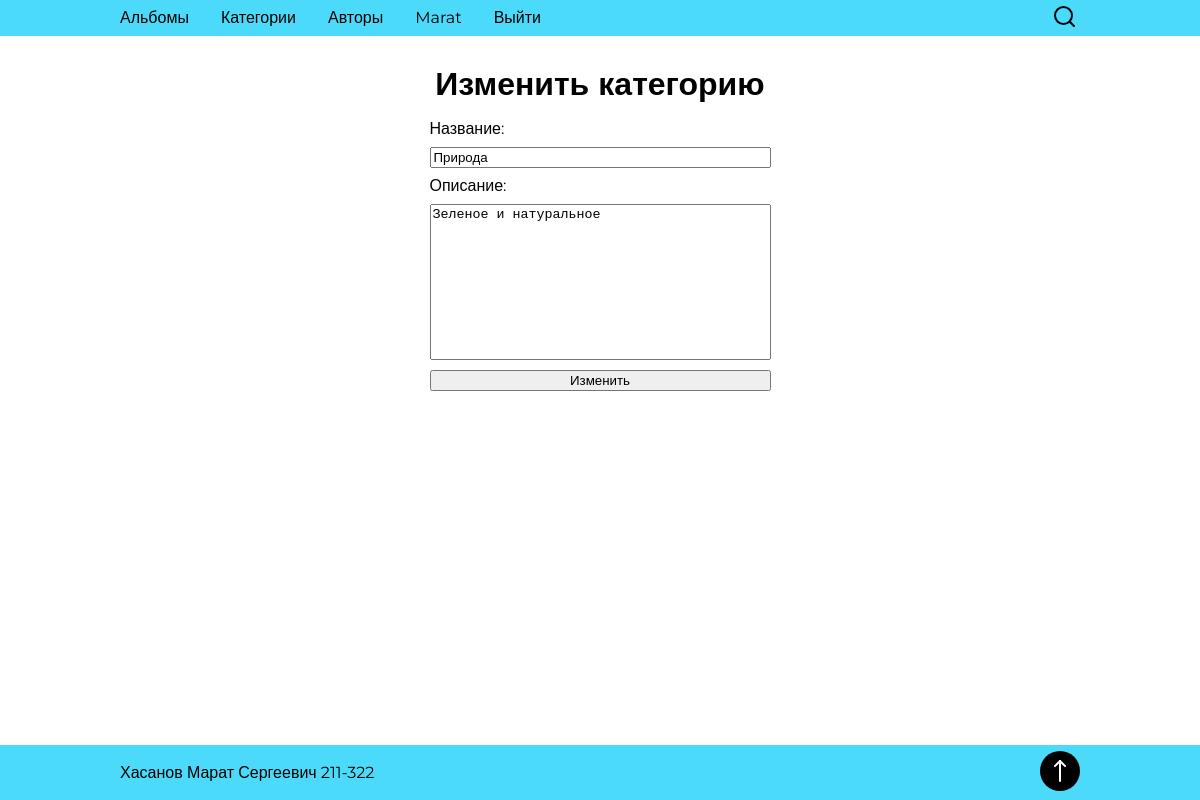
/category/1/edit/ (signed in), run on the app's committed database.
### authentication/models.py (models this page shows, shortened)
class User(AbstractBaseUser, PermissionsMixin):
    email = models.EmailField(verbose_name="Email", unique=True)
    first_name = models.CharField(verbose_name="Имя", max_length=255)
    last_name = models.CharField(verbose_name="Фамилия", max_length=255)
    photo = models.ImageField(verbose_name="Аватарка", upload_to="users/photos", default="../static/images/avatar-placeholder.svg")
    bio = models.TextField(verbose_name="О себе", blank=True)
    is_active = models.BooleanField(verbose_name='Активирован', default=True)
    is_staff = models.BooleanField(verbose_name='Персонал', default=False)
    is_superuser = models.BooleanField(verbose_name='Администратор', default=False)
    USERNAME_FIELD = 'email'
    REQUIRED_FIELDS = ['first_name', 'last_name']
    objects = UserManager()
    class Meta:
        verbose_name = 'Пользователь'
        verbose_name_plural = 'Пользователи'

### category/models.py (models this page shows, shortened)
class Category(models.Model):
    title = models.CharField(verbose_name="Название", max_length=255)
    description = models.TextField(verbose_name="Описание")
    owner = models.ForeignKey(to=User, verbose_name="Владелец", on_delete=models.CASCADE)
    class Meta:
        verbose_name = "Категория"
        verbose_name_plural = "Категории"

### category/views.py (the view)
# urls.py: path('<int:category_id>/edit/', views.edit, name='category_edit'),
@login_required
def edit(request, category_id):
    user = User.objects.get(id=request.user.id)
    category = get_object_or_404(Category, id=category_id, owner=user)
    if request.method == 'POST':
        form = CategoryForm(request.POST, instance=category)
        if form.is_valid():
            category = form.save(commit=False)
            category.owner = user
            category.save()
            return HttpResponseRedirect(reverse('category', kwargs={'category_id': category.id}))
    else:
        form = CategoryForm(instance=category)
    context = {
        'form': form,
    }
    return render(request, 'category/edit.html', context)

### category/forms.py
class CategoryForm(ModelForm):
    class Meta:
        model = Category
        fields = ["title", "description"]

### category/templates/category/edit.html (shortened to what this page needs)
{% extends 'base.html' %}
{% block content %}
  <h1 class="main__title">Изменить категорию</h1>
  <form method="POST" action="" class="main__form form">
    {{ form }}
    <button class="form__submit">
      Изменить
    </button>
  </form>
{% endblock %}

### templates/base.html (shortened to what this page needs)
{% load static %}
<!DOCTYPE html>
<html lang="en">
<head>
  <link rel="stylesheet" type="text/css" href="{% static 'css/reset.css' %}">
  <link rel="stylesheet" type="text/css" href="{% static 'css/style.css' %}">
</head>
<body class="body" id="body">
  <header class="header">
    <div class="header__wrapper">
      <nav class="header__nav nav">
        <ul class="nav__list">
          <li class="nav__item">
            <a href="{% url 'index' %}" class="nav__link">
              Альбомы
            </a>
          </li>
          <li class="nav__item">
            <a href="{% url 'categories' %}" class="nav__link">
              Категории
            </a>
          </li>
          <li class="nav__item">
            <a href="{% url 'authors' %}" class="nav__link">
              Авторы
            </a>
          </li>
          {% if user.first_name %}
            <li class="nav__item">
              <a href="{% url 'profile' %}" class="nav__link">
                {{ user.first_name }}
              </a>
            </li>
            <li class="nav__item">
              <a href="{% url 'logout' %}" class="nav__link">
                Выйти
              </a>
            </li>
          {% endif %}
        </ul>
      </nav>
      <form class="header__search search" method="POST">
        <a href="#" class="search__start" aria-label="Поиск по странице">
        </a>
      </form>
    </div>
  </header>
  <main class="main">
      {% block content %}
      {% endblock content %}
  </main>
  <footer class="footer">
    <div class="footer__wrapper">
      <p class="footer__fio">
        Хасанов Марат Сергеевич 211-322
      </p>
      <a href="#body" class="footer__link" aria-label="Вернуться к началу">
        <svg width="40" height="40" xmlns="http://www.w3.org/2000/svg">
          <circle cx="20" cy="20" r="20" fill="black"/>
          <g stroke="white" stroke-width="2" stroke-linecap="round">
            <line x1="20" x2="20" y1="10" y2="30" />
            <line x1="15" x2="20" y1="15" y2="10" />
            <line x1="25" x2="20" y1="15" y2="10" />
          </g>
        </svg>
      </a>
    </div>
  </footer>
</body>
</html>

### static/css/style.css (style rules this page uses)
.nav { position: relative; }
.nav__list { display: flex; top: -7em; position: absolute; margin-left: 2em; flex-direction: column; list-style: none; transition: top 0.4s; }
.nav__link { padding: 0.5em 1em; border: none; border-radius: 5px; transition: color 0.2s, background-color 0.2s; }
.search { display: flex; align-items: center; position: relative; }
.search__start { position: absolute; right: 5px; }
.header { background-color: #4CDAFA; transition: padding-bottom 0.4s; }
.header__wrapper { margin: 10px 2%; display: flex; justify-content: space-between; align-items: center; }
@media (min-width: 500px) { .header__wrapper { margin: 10px 5%; } }
@media (min-width: 610px) { .nav__list { position: static; margin-left: -1em; flex-direction: row; } }
@media (min-width: 700px) { .header__wrapper { margin: 10px 10%; } }
:root { font-size: 16px; font-family: "Montserrat", sans-serif; }
a { color: black; text-decoration: none; }
html, body { height: 100%; }
body { display: flex; flex-direction: column; }
.main { flex: 1 0 auto; display: flex; flex-direction: column; margin: 0 10%; }
.main__title { font-size: 2em; margin: 1em 0 0 0; font-weight: bold; text-align: center; }
.form { display: flex; flex-direction: column; max-width: 400px; margin: 1em auto; }
.form :nth-child(n) { margin: 5px 0; }
textarea { resize: none; }
.footer { margin-top: 50px; height: 55px; flex: 0 0 auto; display: flex; background-color: #4CDAFA; }
.footer__wrapper { margin: 10px 2%; width: 100%; display: flex; align-items: center; justify-content: space-between; }
.footer__fio { width: 100%; }
@media (min-width: 500px) { .footer__wrapper { margin: 10px 5%; } }
@media (min-width: 700px) { .footer__wrapper { margin: 10px 10%; } }

### data on the page
User: first_name "Marat"
Category: title "Природа", description "Зеленое и натуральное"
